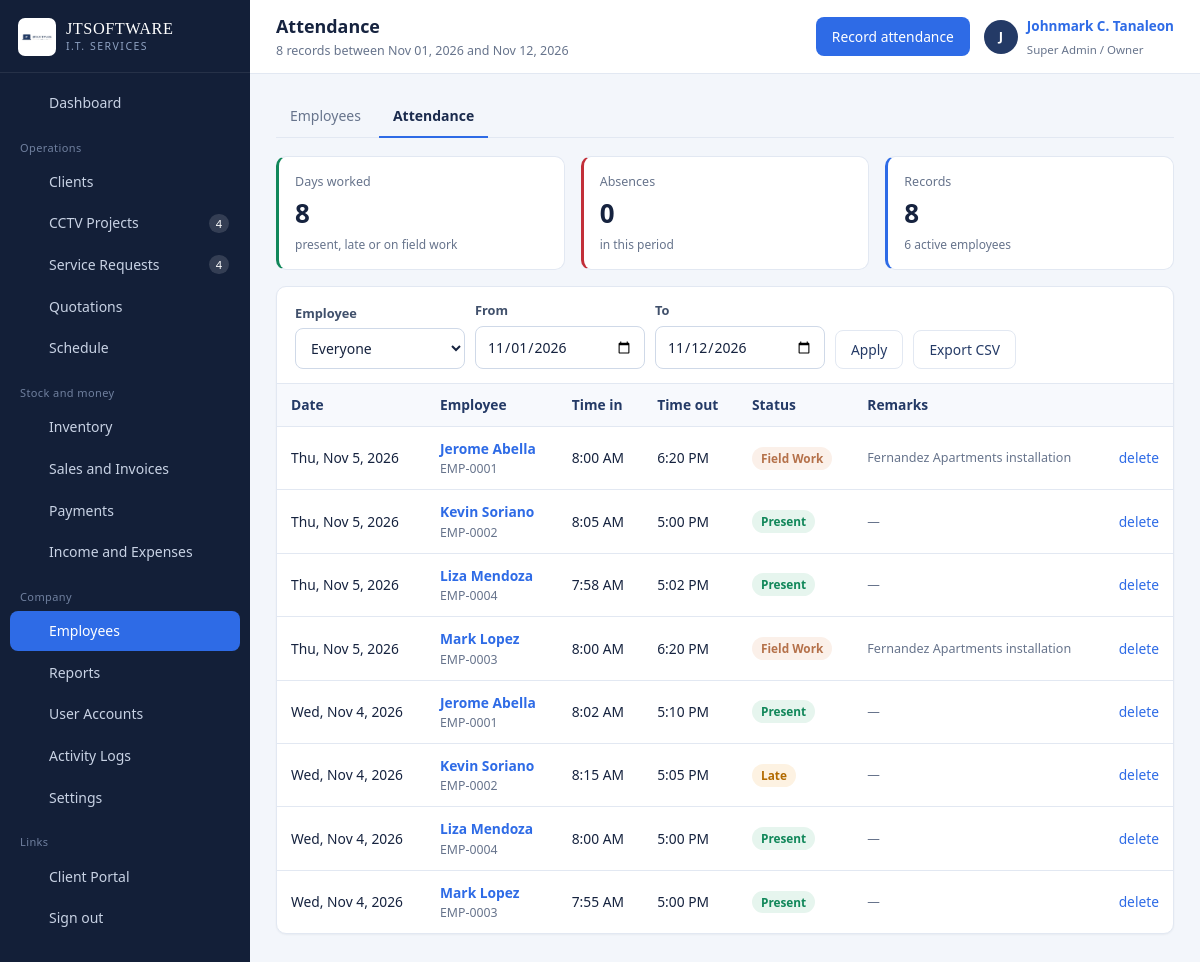
Screenshot of /attendance.php (signed in) with the database file from the repository.
### tables this page shows
CREATE TABLE attendance (
  id          INT AUTO_INCREMENT PRIMARY KEY,
  employee_id INT NOT NULL,
  work_date   DATE NOT NULL,
  time_in     TIME DEFAULT NULL,
  time_out    TIME DEFAULT NULL,
  status      ENUM('Present','Late','Half Day','Absent','Field Work','Leave') NOT NULL DEFAULT 'Present',
  remarks     VARCHAR(255) DEFAULT NULL,
  UNIQUE KEY uq_attendance (employee_id, work_date),
  CONSTRAINT fk_att_emp FOREIGN KEY (employee_id) REFERENCES employees(id) ON DELETE CASCADE
);

CREATE TABLE employees (
  id             INT AUTO_INCREMENT PRIMARY KEY,
  employee_code  VARCHAR(20)  NOT NULL UNIQUE,
  full_name      VARCHAR(140) NOT NULL,
  position       VARCHAR(80)  DEFAULT NULL,
  department     VARCHAR(80)  DEFAULT NULL,
  contact_number VARCHAR(40)  DEFAULT NULL,
  email          VARCHAR(120) DEFAULT NULL,
  address        VARCHAR(255) DEFAULT NULL,
  hire_date      DATE DEFAULT NULL,
  daily_rate     DECIMAL(12,2) NOT NULL DEFAULT 0,
  is_technician  TINYINT(1) NOT NULL DEFAULT 0,
  user_id        INT DEFAULT NULL,
  status         ENUM('active','inactive') NOT NULL DEFAULT 'active',
  created_at     DATETIME NOT NULL DEFAULT CURRENT_TIMESTAMP,
  INDEX idx_emp_tech (is_technician),
  CONSTRAINT fk_emp_user FOREIGN KEY (user_id) REFERENCES users(id) ON DELETE SET NULL
);

### includes/auth.php (called while the page is built, shortened)
<?php
require_once __DIR__ . '/../config/config.php';
function can(string $code): bool
{
    if ((int)$_SESSION['user']['role_id'] === 1) {
        return true;
    }
    return in_array($code, user_permissions(), true);
}

### config/database.php (called while the page is built, shortened)
<?php
function db(): PDO
{
    static $pdo = null;
    if ($pdo === null) {
        $dsn = 'mysql:host=' . DB_HOST . ';port=' . DB_PORT . ';dbname=' . DB_NAME . ';charset=utf8mb4';
        try {
            $pdo = new PDO($dsn, DB_USER, DB_PASS, [
                PDO::ATTR_ERRMODE            => PDO::ERRMODE_EXCEPTION,
                PDO::ATTR_DEFAULT_FETCH_MODE => PDO::FETCH_ASSOC,
                PDO::ATTR_EMULATE_PREPARES   => false,
            ]);
        } catch (PDOException $e) {
            http_response_code(500);
            echo '<div style="font:15px/1.6 system-ui;max-width:640px;margin:80px auto;padding:28px;'
               . 'border:1px solid #E3E8F0;border-radius:10px">'
               . '<h2 style="margin:0 0 10px;color:#16233F">Cannot reach the database</h2>'
               . '<p style="color:#475569">Start MySQL in the XAMPP control panel, then import '
               . '<code>database/jtsoftware_db.sql</code> through phpMyAdmin.</p>'
               . '<p style="color:#94A3B8;font-size:13px">' . htmlspecialchars($e->getMessage()) . '</p></div>';
            exit;
        }
    }
    return $pdo;
}
function q(string $sql, array $params = []): PDOStatement
{
    $st = db()->prepare($sql);
    $st->execute($params);
    return $st;
}
function all(string $sql, array $params = []): array
{
    return q($sql, $params)->fetchAll();
}

### attendance.php (the view, shortened to what this page needs)
<?php
require_once __DIR__ . '/includes/auth.php';
$from = (string)input('from', date('Y-m-01'));
$to   = (string)input('to', date('Y-m-d'));
$where = ['a.work_date BETWEEN ? AND ?'];
$args  = [$from, $to];
$whereSql = implode(' AND ', $where);
$rows = all("SELECT a.*, e.full_name, e.employee_code, e.daily_rate FROM attendance a
             JOIN employees e ON e.id = a.employee_id WHERE $whereSql
             ORDER BY a.work_date DESC, e.full_name", $args);
$employees = all('SELECT id, full_name, employee_code FROM employees WHERE status = "active" ORDER BY full_name');
$present   = count(array_filter($rows, fn($r) => in_array($r['status'], ['Present', 'Late', 'Field Work'], true)));
$absent    = count(array_filter($rows, fn($r) => $r['status'] === 'Absent'));
if (can('employees.manage')) { $pageActions = '<button class="btn" data-modal="attModal">Record attendance</button>'; }
include __DIR__ . '/includes/header.php';
?>
<div class="tabs">
  <a class="tab" href="employees.php">Employees</a>
  <a class="tab active" href="attendance.php">Attendance</a>
</div>
<div class="grid grid-3" style="margin-bottom:16px">
  <div class="stat is-ok"><div class="label">Days worked</div><div class="value"><?= $present ?></div>
    <div class="foot">present, late or on field work</div></div>
  <div class="stat is-danger"><div class="label">Absences</div><div class="value"><?= $absent ?></div>
    <div class="foot">in this period</div></div>
  <div class="stat is-blue"><div class="label">Records</div><div class="value"><?= count($rows) ?></div>
    <div class="foot"><?= count($employees) ?> active employees</div></div>
</div>
<div class="card">
  <div class="card-head">
    <form class="toolbar" method="get" data-autosubmit>
      <div class="field"><label>Employee</label>
        <select class="input" name="employee"><option value="">Everyone</option>
        </select></div>
      <div class="field"><label>From</label><input class="input" type="date" name="from" value="<?= e($from) ?>"></div>
      <div class="field"><label>To</label><input class="input" type="date" name="to" value="<?= e($to) ?>"></div>
      <button class="btn btn-outline" type="submit">Apply</button>
      <a class="btn btn-outline" href="<?= e(url_with(['export' => 'csv'])) ?>">Export CSV</a>
    </form>
  </div>
  <div class="card-body tight">
    <?php if (!$rows): ?>
      <div class="empty"><strong>No attendance in this period</strong>Record the day's attendance with the button at the top right.</div>
    <?php else: ?>
    <div class="table-wrap"><table class="data">
      <thead><tr><th>Date</th><th>Employee</th><th>Time in</th><th>Time out</th><th>Status</th><th>Remarks</th><th></th></tr></thead>
      <tbody>
      <?php foreach ($rows as $r): ?>
        <tr>
          <td class="nowrap"><?= fdate($r['work_date'], 'D, M j, Y') ?></td>
          <td><a class="row-main" href="employee_view.php?id=<?= (int)$r['employee_id'] ?>"><?= e($r['full_name']) ?></a>
              <div class="row-sub"><?= e($r['employee_code']) ?></div></td>
          <td><?= $r['time_in'] ? date('g:i A', strtotime($r['time_in'])) : '—' ?></td>
          <td><?= $r['time_out'] ? date('g:i A', strtotime($r['time_out'])) : '—' ?></td>
          <td><?= badge($r['status']) ?></td>
          <td class="small muted"><?= e($r['remarks'] ?: '—') ?></td>
          <td class="actions-cell">
            <?php if (can('employees.manage')): ?>
              <form method="post" data-confirm="Delete this record?"><?= csrf_field() ?>
                <button class="linkbtn" type="submit">delete</button></form>
            <?php endif; ?>
          </td>
        </tr>
      <?php endforeach; ?>
      </tbody>
    </table></div>
    <?php endif; ?>
  </div>
</div>
<?php include __DIR__ . '/includes/footer.php'; ?>

### config/config.php (shortened to what this page needs)
<?php
require_once __DIR__ . '/database.php';
function e($value): string
{
    return htmlspecialchars((string)$value, ENT_QUOTES, 'UTF-8');
}
function fdate($date, string $format = 'M d, Y'): string
{
    return date($format, strtotime((string)$date));
}
function input(string $key, $default = null)
{
    $v = $_POST[$key] ?? $_GET[$key] ?? $default;
    return is_string($v) ? trim($v) : $v;
}
function badge(string $status): string
{
    $map = [
        'Pending' => 'warn', 'New' => 'info', 'Draft' => 'muted', 'Unpaid' => 'danger',
        'Approved' => 'info', 'Sent' => 'info', 'Assigned' => 'info', 'Scheduled' => 'info',
        'Ongoing' => 'accent', 'In Progress' => 'accent', 'Partial' => 'warn', 'On Hold' => 'warn',
        'Completed' => 'ok', 'Paid' => 'ok', 'Converted' => 'ok', 'active' => 'ok', 'Present' => 'ok',
        'Cancelled' => 'muted', 'Rejected' => 'danger', 'Expired' => 'muted', 'inactive' => 'muted',
        'Absent' => 'danger', 'Late' => 'warn', 'Urgent' => 'danger', 'High' => 'warn',
        'Normal' => 'info', 'Low' => 'muted', 'Field Work' => 'accent', 'Leave' => 'muted',
        'Half Day' => 'warn', 'Rescheduled' => 'warn',
    ];
    $class = $map[$status] ?? 'muted';
    return '<span class="badge badge-' . $class . '">' . e($status) . '</span>';
}
function url_with(array $changes): string
{
    $params = array_merge($_GET, $changes);
    return basename($_SERVER['PHP_SELF']) . (empty($params) ? '' : '?' . http_build_query($params));
}

### assets/css/app.css (style rules this page uses)
:root { --navy-900: #131F38; --navy-800: #1B2B4D; --navy-700: #243A66; --navy-600: #33508A; --blue: #2E6BE6; --blue-dark:#1E54C4; --blue-soft:#EAF1FE; --copper: #B5714A; --copper-soft:#FBF0E9; --paper: #F3F6FB; --surface: #FFFFFF; --line: #E2E8F2; --ink: #16233F; --muted: #67748C; --ok: #11875A; --ok-soft: #E6F5EE; --warn: #B26A00; --warn-soft:#FDF2E2; --danger: #C22F39; --danger-soft:#FCECEE; --sidebar-w: 250px; --radius: 10px; --shadow-card: 0 1px 2px rgba(19,31,56,.05); --shadow-pop: 0 18px 44px rgba(19,31,56,.22); --sans: "Segoe UI", Roboto, -apple-system, BlinkMacSystemFont, "Helvetica Neue", Arial, sans-serif; --serif: Georgia, "Times New Roman", serif; }
* { box-sizing: border-box; }
html, body { margin: 0; padding: 0; }
body { font-family: var(--sans); font-size: 14.5px; line-height: 1.55; color: var(--ink); background: var(--paper); -webkit-font-smoothing: antialiased; }
a { color: var(--blue); text-decoration: none; }
.card { background: var(--surface); border: 1px solid var(--line); border-radius: var(--radius); box-shadow: var(--shadow-card); margin-bottom: 18px; }
.card-head { padding: 14px 18px; border-bottom: 1px solid var(--line); display: flex; align-items: center; gap: 12px; flex-wrap: wrap; }
.card-body { padding: 18px; }
.card-body.tight { padding: 0; }
.grid { display: grid; gap: 16px; }
.grid-3 { grid-template-columns: repeat(3, minmax(0, 1fr)); }
.stat { background: var(--surface); border: 1px solid var(--line); border-radius: var(--radius); padding: 15px 16px 14px; border-left: 3px solid var(--navy-600); }
.stat .label { font-size: 12.5px; color: var(--muted); }
.stat .value { font-size: 1.62rem; font-weight: 600; letter-spacing: -.02em; margin-top: 2px; }
.stat .foot { font-size: 12px; color: var(--muted); margin-top: 3px; }
.stat.is-blue { border-left-color: var(--blue); }
.stat.is-ok { border-left-color: var(--ok); }
.stat.is-danger { border-left-color: var(--danger); }
.table-wrap { overflow-x: auto; }
table.data { width: 100%; border-collapse: collapse; font-size: 13.8px; }
table.data th { text-align: left; font-weight: 600; color: var(--navy-700); background: #F7F9FD; border-bottom: 1px solid var(--line); padding: 10px 14px; white-space: nowrap; }
table.data td { padding: 11px 14px; border-bottom: 1px solid var(--line); vertical-align: middle; }
table.data tbody tr:last-child td { border-bottom: 0; }
table.data .row-main { font-weight: 600; }
table.data .row-sub { color: var(--muted); font-size: 12.3px; }
.actions-cell { white-space: nowrap; text-align: right; }
.badge { display: inline-block; padding: 2px 9px; border-radius: 20px; font-size: 11.8px; font-weight: 600; line-height: 1.6; white-space: nowrap; }
.badge-ok { background: var(--ok-soft); color: var(--ok); }
.badge-accent { background: var(--copper-soft); color: var(--copper); }
.badge-warn { background: var(--warn-soft); color: var(--warn); }
.btn { display: inline-flex; align-items: center; justify-content: center; gap: 7px; padding: 8px 15px; border-radius: 8px; border: 1px solid transparent; background: var(--blue); color: #fff; font: inherit; font-size: 13.8px; font-weight: 500; cursor: pointer; transition: background .12s ease, border-color .12s ease; }
.btn-outline { background: #fff; color: var(--navy-700); border-color: var(--line); }
.linkbtn { background: none; border: 0; color: var(--blue); cursor: pointer; font: inherit; padding: 0; }
.field { margin-bottom: 14px; }
.field > label, .form-label { display: block; font-size: 12.8px; font-weight: 600; color: #40506B; margin-bottom: 5px; }
.input, select.input, textarea.input { width: 100%; padding: 9px 11px; border: 1px solid #CFD9E8; border-radius: 8px; font: inherit; font-size: 14px; color: var(--ink); background: #fff; }
.toolbar { display: flex; gap: 10px; flex-wrap: wrap; align-items: flex-end; }
.toolbar .field { margin-bottom: 0; }
.toolbar .input { min-width: 170px; }
.tabs { display: flex; gap: 4px; border-bottom: 1px solid var(--line); margin-bottom: 18px; flex-wrap: wrap; }
.tab { padding: 9px 14px; font-size: 14px; color: var(--muted); border-bottom: 2px solid transparent; margin-bottom: -1px; }
.tab.active { color: var(--navy-800); border-bottom-color: var(--blue); font-weight: 600; }
.muted { color: var(--muted); }
.small { font-size: 12.6px; }
.nowrap { white-space: nowrap; }

### rows the page displays
attendance: work_date "Thu, Nov 5, 2026", employee.full_name "Jerome Abella", employee.employee_code "EMP-0001", time_in "8:00 AM", time_out "6:20 PM", status "Field Work", remarks "Fernandez Apartments installation"
attendance: work_date "Thu, Nov 5, 2026", employee.full_name "Kevin Soriano", employee.employee_code "EMP-0002", time_in "8:05 AM", time_out "5:00 PM", status "Present", remarks "—"
attendance: work_date "Thu, Nov 5, 2026", employee.full_name "Liza Mendoza", employee.employee_code "EMP-0004", time_in "7:58 AM", time_out "5:02 PM", status "Present", remarks "—"
attendance: work_date "Thu, Nov 5, 2026", employee.full_name "Mark Lopez", employee.employee_code "EMP-0003", time_in "8:00 AM", time_out "6:20 PM", status "Field Work", remarks "Fernandez Apartments installation"
attendance: work_date "Wed, Nov 4, 2026", employee.full_name "Jerome Abella", employee.employee_code "EMP-0001", time_in "8:02 AM", time_out "5:10 PM", status "Present", remarks "—"
attendance: work_date "Wed, Nov 4, 2026", employee.full_name "Kevin Soriano", employee.employee_code "EMP-0002", time_in "8:15 AM", time_out "5:05 PM", status "Late", remarks "—"
attendance: work_date "Wed, Nov 4, 2026", employee.full_name "Liza Mendoza", employee.employee_code "EMP-0004", time_in "8:00 AM", time_out "5:00 PM", status "Present", remarks "—"
attendance: work_date "Wed, Nov 4, 2026", employee.full_name "Mark Lopez", employee.employee_code "EMP-0003", time_in "7:55 AM", time_out "5:00 PM", status "Present", remarks "—"

### other values shown
$label "Dashboard Clients CCTV Projects Service Requests Quotations Schedule Inventory Sales and Invoices Payments Income and Expenses Employees Reports User Accounts Activity Logs Settings"
$count "4 4"
$pageTitle "Attendance"
$pageSub "8 records between Nov 01, 2026 and Nov 12, 2026"
mb_substr($u['full_name'], 0, 1) "J"
$u['full_name'] "Johnmark C. Tanaleon"
$u['role_name'] "Super Admin / Owner"
$present "8"
$absent "0"
count($rows) "8"
count($employees) "6"
